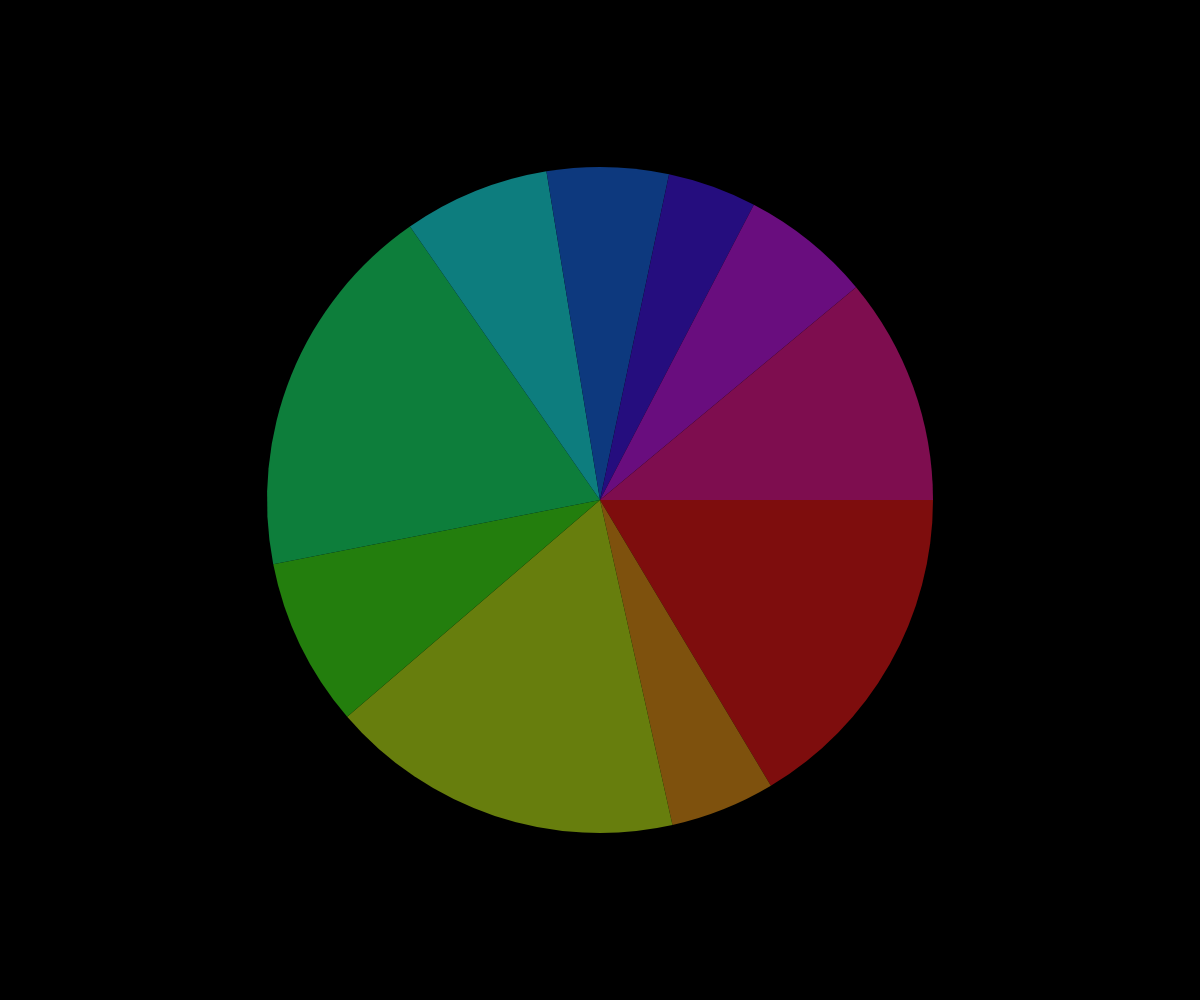
Frame 1 (no input)
Frame 60 (no input): identical to frame 1, image omitted
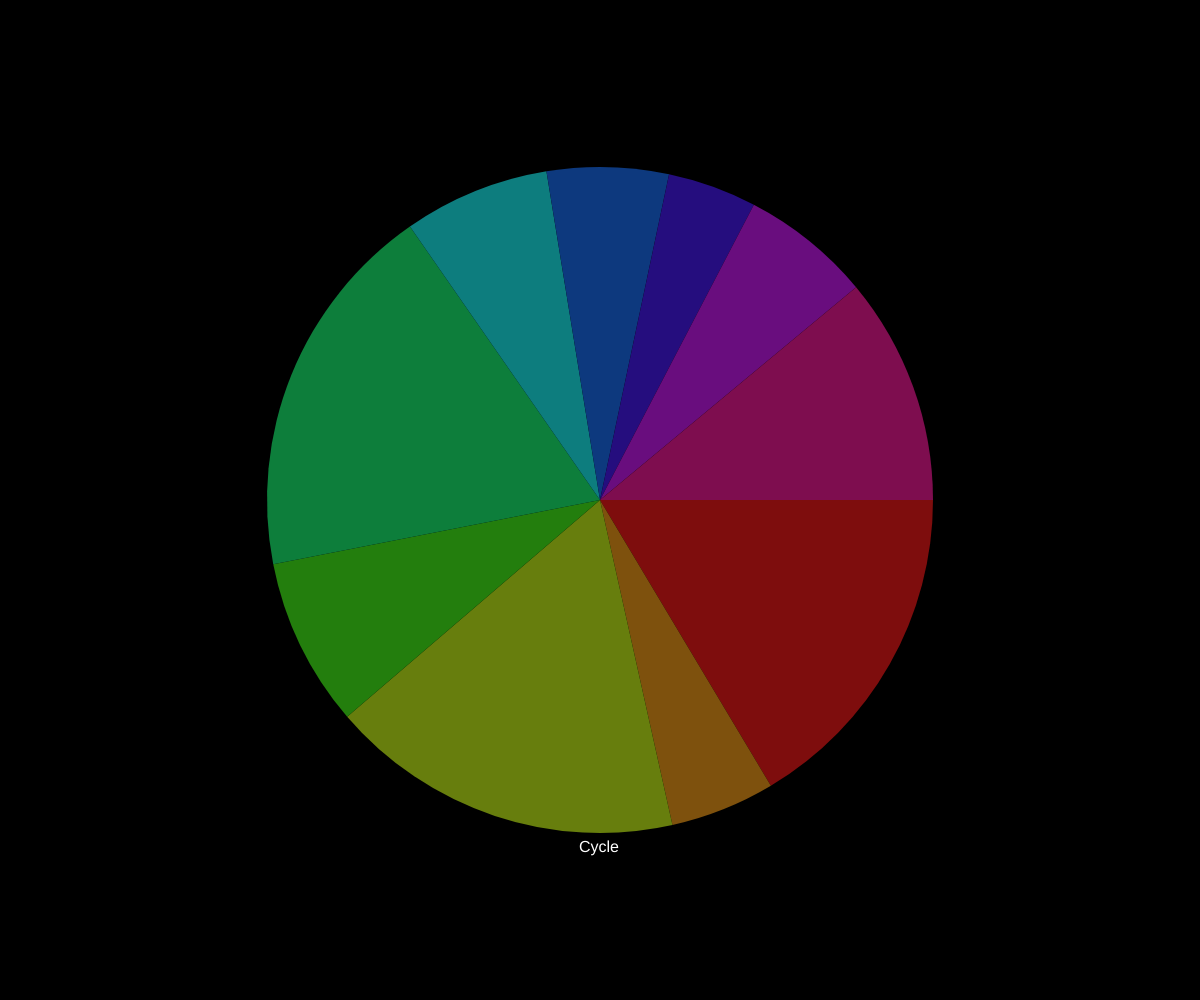
Frame 120 (the mouse pressed at the canvas centre since frame 60)

The p5.js sketch that drew these frames (run headless with seeded random() and noise() and a simulated clock; from frame 60 on, the mouse is pressed at the canvas centre):

// p5.js sketch
// ── sketch.js
class Slice {
	constructor(label, val, strt, fll) {
		this.label = label;
		this.value = constrain(val, 0.0, 1.0);
		this.start = constrain(strt, 0.0, TWO_PI);
		var valAngle = map(this.value, 0.0, 1.0, 0.0, TWO_PI);
		this.middle = this.start + valAngle * 0.5;
		this.stop = this.start + valAngle;
		this.fillFocus = color(fll, 99, 99, 255);//when hover?
		this.fillNoFocus = color(fll, 89, 49, 189);//not hover?
		this.fill = this.fillNoFocus;
		this.hasFocus = false;
		this.labelInset = 0.667; //position of label?
	}

	toString() {
		return this.label + ": " + (this.value * 100).toFixed(2) + "%";
	} ///I think this labels what is highlighted

	draw(cx, cy, radius) {
		if (this.hasFocus) {
			this.fill = lerpColor(this.fill,
					this.fillFocus,
					Slice.focusFadeIn);
		} else {
			this.fill = lerpColor(this.fill,
					this.fillNoFocus,
					Slice.focusFadeOut);
		}

		fill(this.fill);
		arc(cx, cy, radius, radius,
			this.start, this.stop);
	}

	showLabel(cx, cy, radius) {
		var x = cx + cos(this.middle) * radius * this.labelInset;
		var y = cy + sin(this.middle) * radius * this.labelInset;
		fill(0, 0, 0);
		text(this, x, y);
		fill(0, 0, 99);
		text(this, x - 1, y - 1);
	}

	// atan2 returns a value in the range of -PI to PI.
	// If the angle is less than 0 radians, we can fix the
	// problem by adding TWO_PI to it.
	hover(angle) {
		angle = angle < 0 ? angle + TWO_PI : angle;
		return angle > this.start && angle < this.stop;
	}
}

Slice.focusFadeIn = 0.05;
Slice.focusFadeOut = 0.025;

class PieChart {
	constructor(x, y, rad, name, data) {
		this.scale(x, y, rad);
		this.hasFocus = false;
		this.name = name;

		// Assumes data is an ES6 map.
		// Sum the values in the data so as to
		// normalize them to a percent.
		var sum = 0;
		var itr = data.entries();
		for (var value of data.values()) {
			sum += value;
			console.log(value);
		}
		sum = sum <= 1 ? 1 : sum;
		console.log("sum: ", sum);

		this.slices = [];
		var i = 0;
		for (var[key, value] of data.entries()) {
			this.slices.push(new Slice(
					key,
					isNaN(value) ? 0 : value / sum,
					i === 0 ? 0 : this.slices[i - 1].stop,
					i / data.size * 360));
			i++;
		}
	}

	draw() {
		push();
		noStroke();
		ellipseMode(RADIUS);
    textSize(16);
		textAlign(CENTER, CENTER);
		for (var i = 0, size = this.slices.length; i < size; ++i) {
			this.slices[i].draw(this.x, this.y, this.radius);
		}
		if (this.hasFocus) {
			var y = this.y + this.radius + 16;
			fill(0, 0, 0);
			text(this.name, this.x, y);
			fill(0, 0, 99);
			text(this.name, this.x - 1, y - 1);
		}
		pop();
		this.hover(mouseX, mouseY);

	}

	hover(x, y) {
		if (dist(x, y, this.x, this.y) < this.radius) {
			this.hasFocus = true;
			for (var i = 0, size = this.slices.length; i < size; ++i) {
				var a = atan2(y - this.y, x - this.x);
				if (this.slices[i].hover(a)) {
					this.slices[i].hasFocus = true;
					this.slices[i].showLabel(this.x,
						this.y,
						this.radius);
				} else {
					this.slices[i].hasFocus = false;
				}
			}
		} else {
			this.hasFocus = false;
			for (var i = 0, size = this.slices.length; i < size; ++i) {
				this.slices[i].hasFocus = false;
			}
		}
	}
  
  scale(x, y, rad) {
		this.x = x;
		this.y = y;
		this.radius = rad;
	}
}

var cnvs = null;
var data = new Map();
var pie = null;

function setup() {
	cnvs = createCanvas(windowWidth, windowHeight);
	pixelDensity(displayDensity());
	smooth();
  colorMode(HSB, 359, 99, 99);
	data.set('Alpha', random(1, 50));
	data.set('Bravo', random(1, 50));
	data.set('Charlie', random(1, 50));
	data.set('Delta', random(1, 50));
	data.set('Echo', random(1, 50));
	data.set('Foxtrot', random(1, 50));
  data.set('3', random(1, 50));
  data.set('2', random(1, 50));
  data.set('1', random(1, 50));
  data.set('', random(1, 50));


	pie = new PieChart(width * 0.5,
			height * 0.5,
			min(width, height) * 0.333,
			"Cycle",
			data);
}

function draw() {
	background(0, 0, 0);
	pie.draw();
}

function windowResized() {
	resizeCanvas(windowWidth, windowHeight);
	pie.scale(width * 0.5, height * 0.5,
		min(width, height) * 0.333);
}
